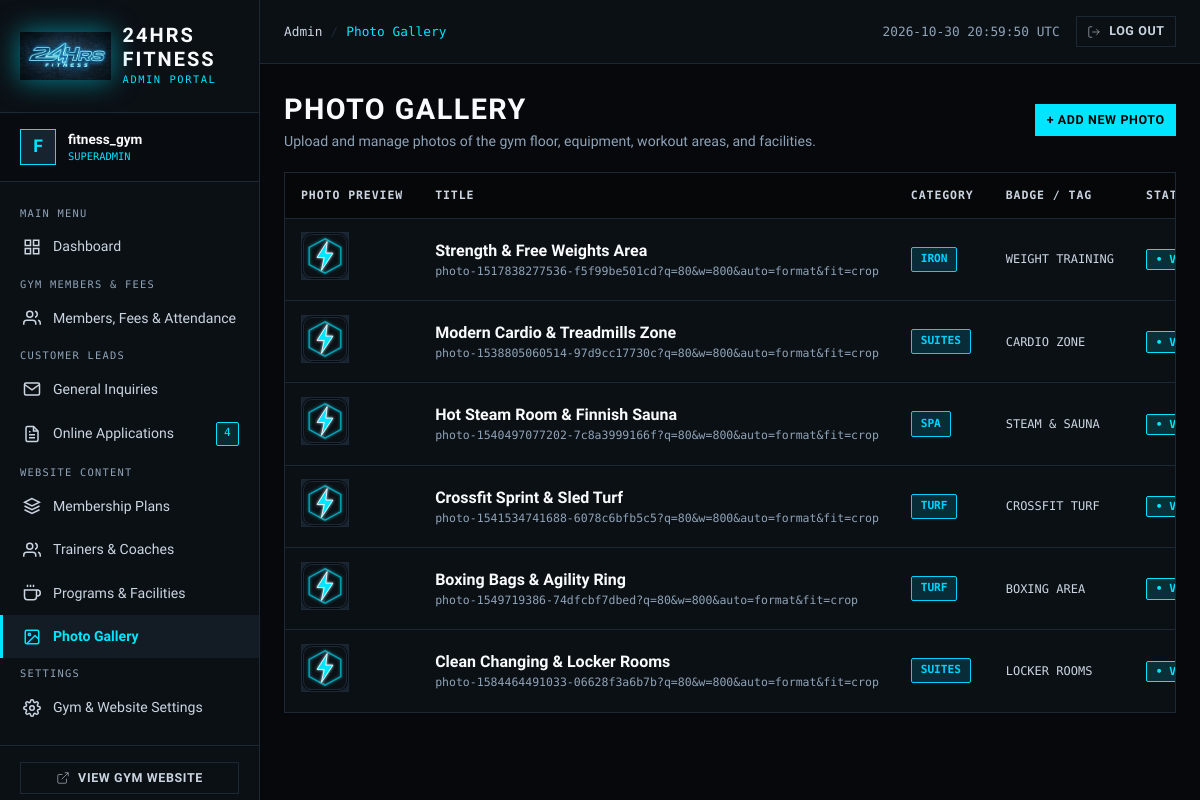
Screenshot of /admin/gallery.php (signed in) with the database file from the repository.
### tables this page shows
CREATE TABLE `gallery_images` (
  `id` int unsigned NOT NULL AUTO_INCREMENT,
  `title` varchar(150) NOT NULL,
  `category` varchar(50) NOT NULL,
  `tag_label` varchar(100) NOT NULL,
  `image_url` varchar(500) NOT NULL,
  `alt_text` varchar(255) NOT NULL,
  `sort_order` int NOT NULL DEFAULT '0',
  `is_active` tinyint(1) NOT NULL DEFAULT '1',
  `created_at` datetime NOT NULL DEFAULT CURRENT_TIMESTAMP,
  PRIMARY KEY (`id`),
  KEY `idx_gallery_category` (`category`),
  KEY `idx_gallery_active` (`is_active`,`sort_order`)
);

### includes/Database.php (called while the page is built, shortened)
<?php
class Database
{
    private static ?PDO $instance = null;
    public static function getConnection(): PDO
    {
        if (self::$instance !== null) {
            return self::$instance;
        }
        $host = (string) Env::get('DB_HOST', '127.0.0.1');
        $port = (int) Env::get('DB_PORT', 3306);
        $dbname = (string) Env::get('DB_NAME', 'fitness_gym');
        $user = (string) Env::get('DB_USER', 'root');
        $pass = (string) Env::get('DB_PASS', '');
        $charset = (string) Env::get('DB_CHARSET', 'utf8mb4');
        $dsn = "mysql:host={$host};port={$port};dbname={$dbname};charset={$charset}";
        $options = [
            PDO::ATTR_ERRMODE            => PDO::ERRMODE_EXCEPTION,
            PDO::ATTR_DEFAULT_FETCH_MODE => PDO::FETCH_ASSOC,
            PDO::ATTR_EMULATE_PREPARES   => false,
            PDO::ATTR_PERSISTENT         => false,
        ];
        if (defined('\Pdo\Mysql::ATTR_INIT_COMMAND')) {
            $options[\Pdo\Mysql::ATTR_INIT_COMMAND] = "SET NAMES {$charset} COLLATE {$charset}_unicode_ci";
        } elseif (defined('PDO::MYSQL_ATTR_INIT_COMMAND')) {
            @$options[PDO::MYSQL_ATTR_INIT_COMMAND] = "SET NAMES {$charset} COLLATE {$charset}_unicode_ci";
        }
        try {
            self::$instance = new PDO($dsn, $user, $pass, $options);
            return self::$instance;
        } catch (PDOException $e) {
            error_log('[DARK MATTER DATABASE ERROR]: ' . $e->getMessage());
            $debug = (bool) Env::get('APP_DEBUG', false);
            if ($debug) {
                throw new RuntimeException("Database Connection Error: " . $e->getMessage());
            }
            throw new RuntimeException("Secure connection to Dark Matter database telemetry is temporarily unavailable. Please retry shortly.");
        }
    }
    public static function fetchAll(string $sql, array $params = []): array
    {
        try {
            $stmt = self::getConnection()->prepare($sql);
            $stmt->execute($params);
            return $stmt->fetchAll();
        } catch (PDOException $e) {
            error_log('[DARK MATTER QUERY ERROR]: ' . $e->getMessage() . " | SQL: {$sql}");
            throw new RuntimeException("Data retrieval failed. Please try again.");
        }
    }
}

### includes/helpers.php (called while the page is built, shortened)
<?php
if (!function_exists('e')) {
    function e(mixed $value): string
    {
        return htmlspecialchars((string) $value, ENT_QUOTES | ENT_SUBSTITUTE, 'UTF-8');
    }
}

### admin/gallery.php (the view, shortened to what this page needs)
<?php
require_once __DIR__ . '/includes/auth.php';
require_once dirname(__DIR__) . '/includes/Database.php';
require_once dirname(__DIR__) . '/includes/Security.php';
require_once dirname(__DIR__) . '/includes/helpers.php';
$action = $_GET['action'] ?? 'list';
$categories = [
    'strength'     => 'Strength & Weights Area',
    'conditioning' => 'Cardio & Crossfit Zone',
    'recovery'     => 'Steam, Sauna & Recovery',
    'combatives'   => 'Boxing & Combat Zone',
    'facility'     => 'Gym Floor & Reception'
];
$imageData = null;
require_once __DIR__ . '/includes/header.php';
?>
<div class="adm-toolbar">
  <div>
    <h1 class="adm-page-title" style="margin-bottom: 0;">PHOTO GALLERY</h1>
    <p class="adm-page-subtitle">Upload and manage photos of the gym floor, equipment, workout areas, and facilities.</p>
  </div>
  <div>
    <?php if ($action === 'list'): ?>
      <a href="gallery.php?action=create" class="adm-btn adm-btn-lime adm-btn-sm">+ Add New Photo</a>
    <?php else: ?>
      <a href="gallery.php" class="adm-btn adm-btn-outline adm-btn-sm">&larr; Back to Gallery</a>
    <?php endif; ?>
  </div>
</div>
<?php if ($action === 'create' || $action === 'edit'): ?>
  <div class="adm-card" style="max-width: 800px;">
    <h3 style="margin-bottom: 1.5rem; font-size: 1.3rem;">
      <?= $action === 'edit' ? 'EDIT PHOTO: ' . e($imageData['title']) : 'UPLOAD NEW GYM PHOTO' ?>
    </h3>
    <form method="POST" action="gallery.php" enctype="multipart/form-data">
      <input type="hidden" name="csrf_token" value="<?= e($csrfToken) ?>">
      <input type="hidden" name="action" value="save">
      <input type="hidden" name="id" value="<?= e($imageData['id'] ?? 0) ?>">
      <div style="display: grid; grid-template-columns: repeat(auto-fit, minmax(280px, 1fr)); gap: 1rem; margin-bottom: 1.25rem;">
        <div>
          <label class="adm-label" for="title">Photo Title *</label>
          <input type="text" id="title" name="title" class="adm-input" required placeholder="e.g. Free Weights & Dumbbell Zone" value="<?= e($imageData['title'] ?? '') ?>">
        </div>
        <div>
          <label class="adm-label" for="category">Category</label>
          <select id="category" name="category" class="adm-select">
            <?php foreach ($categories as $catKey => $catLabel): ?>
              <option value="<?= e($catKey) ?>" <?= ($imageData['category'] ?? '') === $catKey ? 'selected' : '' ?>>
                <?= e($catLabel) ?>
              </option>
            <?php endforeach; ?>
          </select>
        </div>
      </div>
      <div style="display: grid; grid-template-columns: repeat(auto-fit, minmax(280px, 1fr)); gap: 1rem; margin-bottom: 1.25rem;">
        <div>
          <label class="adm-label" for="tag_label">Badge / Tag (Optional)</label>
          <input type="text" id="tag_label" name="tag_label" class="adm-input" placeholder="e.g. Heavy Iron, Cardio Deck" value="<?= e($imageData['tag_label'] ?? '') ?>">
        </div>
        <div>
          <label class="adm-label" for="alt_text">Alt Text (for SEO)</label>
          <input type="text" id="alt_text" name="alt_text" class="adm-input" placeholder="e.g. Modern gym equipment and racks" value="<?= e($imageData['alt_text'] ?? '') ?>">
        </div>
      </div>
      <div style="display: grid; grid-template-columns: repeat(auto-fit, minmax(280px, 1fr)); gap: 1rem; margin-bottom: 1.25rem; background: var(--adm-surface); padding: 1.25rem; border: 1px solid var(--adm-border);">
        <div>
          <label class="adm-label" for="image_file">Upload Photo File (JPEG, PNG, WebP, max 5MB)</label>
          <input type="file" id="image_file" name="image_file" accept="image/jpeg,image/png,image/webp,image/gif" class="adm-input" style="padding: 0.35rem 0.5rem;">
        </div>
        <div>
          <label class="adm-label" for="image_url">OR Existing Image URL</label>
          <input type="text" id="image_url" name="image_url" class="adm-input" placeholder="https://images.unsplash.com/... or assets/images/..." value="<?= e($imageData['image_url'] ?? '') ?>">
          <?php if (!empty($imageData['image_url'])): ?>
            <div style="display: flex; align-items: center; gap: 0.75rem; margin-top: 0.5rem;">
              <img src="<?= (str_starts_with($imageData['image_url'], 'http') ? '' : '../') . e($imageData['image_url']) ?>" alt="Preview" class="adm-thumb adm-thumb-lg">
              <span style="font-size: 0.75rem; color: var(--adm-silver-dim);">Current Photo</span>
            </div>
          <?php endif; ?>
        </div>
      </div>
      <div style="display: grid; grid-template-columns: repeat(auto-fit, minmax(200px, 1fr)); gap: 1rem; margin-bottom: 1.75rem;">
        <div>
          <label class="adm-label" for="sort_order">Display Order</label>
          <input type="number" id="sort_order" name="sort_order" class="adm-input" value="<?= e($imageData['sort_order'] ?? 10) ?>">
        </div>
        <div style="display: flex; align-items: flex-end; padding-bottom: 0.5rem;">
          <label style="display: flex; align-items: center; gap: 0.5rem; cursor: pointer;">
            <input type="checkbox" name="is_active" value="1" <?= (!isset($imageData['is_active']) || !empty($imageData['is_active'])) ? 'checked' : '' ?> style="accent-color: var(--adm-lime); width: 18px; height: 18px;">
            <span style="font-size: 0.88rem; color: var(--adm-white);">Visible on Gym Website</span>
          </label>
        </div>
      </div>
      <div style="display: flex; gap: 1rem;">
        <button type="submit" class="adm-btn adm-btn-lime">Save Photo</button>
        <a href="gallery.php" class="adm-btn adm-btn-outline">Cancel</a>
      </div>
    </form>
  </div>
<?php else: ?>
  <?php
  try {
      $images = Database::fetchAll("SELECT * FROM `gallery_images` ORDER BY `sort_order` ASC, `id` ASC");
  } catch (\Throwable $e) {
      error_log('[GALLERY LIST ERROR]: ' . $e->getMessage());
      $images = [];
  }
  ?>
  <?php if (empty($images)): ?>
    <div class="adm-card">
      <div class="adm-empty">
        <div class="adm-empty-title">No Photos Found</div>
        <div class="adm-empty-text">No gym photos uploaded yet. Add your first photo to display in the website gallery.</div>
        <a href="gallery.php?action=create" class="adm-btn adm-btn-lime">+ Upload First Photo</a>
      </div>
    </div>
  <?php else: ?>
    <div class="adm-table-container">
      <table class="adm-table adm-table-gallery">
        <thead>
          <tr>
            <th>Photo Preview</th>
            <th>Title</th>
            <th>Category</th>
            <th>Badge / Tag</th>
            <th>Status</th>
          </tr>
        </thead>
        <tbody>
          <?php foreach ($images as $img): ?>
            <tr>
              <td>
                <a href="<?= (str_starts_with($img['image_url'], 'http') ? '' : '../') . e($img['image_url']) ?>" target="_blank">
                  <img
                    src="<?= (str_starts_with($img['image_url'], 'http') ? '' : '../') . e($img['image_url']) ?>"
                    alt="<?= e($img['title']) ?>"
                    class="adm-thumb"
                    onerror="this.src='../assets/images/favicon.svg';"
                  >
                </a>
              </td>
              <td>
                <div style="font-weight: 700; font-size: 1rem; font-family: var(--adm-font-heading); color: var(--adm-white);">
                  <?= e($img['title']) ?>
                </div>
                <div style="font-size: 0.72rem; color: var(--adm-silver-dim); font-family: var(--adm-font-mono);">
                  <?= e(basename($img['image_url'])) ?>
                </div>
              </td>
              <td>
                <span class="adm-badge scheduled">
                  <?= e($categories[$img['category']] ?? $img['category']) ?>
                </span>
              </td>
              <td style="font-family: var(--adm-font-mono); font-size: 0.75rem; color: var(--adm-silver);">
                <?= e($img['tag_label']) ?>
              </td>
              <td>
                <form method="POST" action="gallery.php" style="display: inline;">
                  <button type="submit" class="adm-badge <?= $img['is_active'] ? 'active' : 'inactive' ?>" style="cursor: pointer; border-style: solid;" title="Click to toggle visibility">
                    <?= $img['is_active'] ? '&bull; VISIBLE' : '&bull; HIDDEN' ?>
                  </button>
                </form>
              </td>
            </tr>
          <?php endforeach; ?>
        </tbody>
      </table>
    </div>
  <?php endif; ?>
<?php endif; ?>
<?php require_once __DIR__ . '/includes/footer.php'; ?>

### css/admin.css (style rules this page uses)
:root { --adm-bg: #06080B; --adm-surface: #0B1015; --adm-surface-2: #131B24; --adm-surface-3: #182330; --adm-lime: #00E5FF; --adm-cyan: #00E5FF; --adm-lime-glow: rgba(0, 229, 255, 0.35); --adm-lime-dim: rgba(0, 229, 255, 0.12); --adm-silver: #CBD5E1; --adm-silver-dim: #8FA3B8; --adm-white: #F8FAFC; --adm-border: #1C2836; --adm-border-hover: rgba(0, 229, 255, 0.45); --adm-danger: #FF4757; --adm-danger-dim: rgba(255, 71, 87, 0.15); --adm-warning: #FFA502; --adm-warning-dim: rgba(255, 165, 2, 0.15); --adm-success: #00E5FF; --adm-success-dim: rgba(0, 229, 255, 0.15); --adm-info: #00D2FF; --adm-info-dim: rgba(0, 210, 255, 0.15); --adm-font-heading: 'Barlow Condensed', sans-serif; --adm-font-body: 'Plus Jakarta Sans', sans-serif; --adm-font-mono: 'Space Mono', monospace; --adm-sidebar-width: 260px; }
*, *::before, *::after { box-sizing: border-box; }
body.admin-body { margin: 0; padding: 0; background-color: var(--adm-bg); color: var(--adm-white); font-family: var(--adm-font-body); font-size: 14px; line-height: 1.5; -webkit-font-smoothing: antialiased; }
h1, h2, h3, h4, h5, h6, .adm-heading { font-family: var(--adm-font-heading); text-transform: uppercase; letter-spacing: 0.05em; font-weight: 700; margin: 0 0 0.5rem 0; color: var(--adm-white); }
a { color: var(--adm-lime); text-decoration: none; transition: color 0.2s ease; }
.adm-toolbar { display: flex; flex-wrap: wrap; align-items: center; justify-content: space-between; gap: 1rem; margin-bottom: 1.25rem; }
.adm-page-title { font-size: 1.8rem; font-weight: 800; margin: 0 0 0.25rem 0; display: flex; align-items: center; gap: 0.75rem; }
.adm-page-subtitle { color: var(--adm-silver-dim); font-size: 0.88rem; margin: 0; }
.adm-btn { display: inline-flex; align-items: center; justify-content: center; gap: 0.5rem; font-family: var(--adm-font-heading); font-weight: 700; text-transform: uppercase; letter-spacing: 0.05em; font-size: 0.92rem; padding: 0.6rem 1.1rem; border: 1px solid transparent; cursor: pointer; transition: all 0.2s ease; text-decoration: none; white-space: nowrap; }
.adm-btn-lime { background-color: var(--adm-lime); color: #000; border-color: var(--adm-lime); }
.adm-btn-sm { padding: 0.35rem 0.65rem; font-size: 0.78rem; }
.adm-table-container, .adm-table-responsive { width: 100%; max-width: 100%; background-color: var(--adm-surface); border: 1px solid var(--adm-border); overflow-x: auto !important; overflow-y: hidden; -webkit-overflow-scrolling: touch; margin-bottom: 1.25rem; position: relative; scrollbar-width: thin; scrollbar-color: var(--adm-lime) var(--adm-surface-2); }
.adm-table { width: 100%; min-width: 950px; border-collapse: collapse; text-align: left; font-size: 0.88rem; }
.adm-table th { background-color: rgba(0, 0, 0, 0.55); color: var(--adm-silver); font-family: var(--adm-font-mono); font-size: 0.72rem; text-transform: uppercase; letter-spacing: 0.08em; padding: 0.85rem 1rem; border-bottom: 1px solid var(--adm-border); white-space: nowrap; }
.adm-table td { padding: 0.85rem 1rem; border-bottom: 1px solid var(--adm-border); color: var(--adm-white); vertical-align: middle; white-space: nowrap; }
.adm-table tr:last-child td { border-bottom: none; }
.adm-table-gallery { min-width: 980px; }
.adm-badge { display: inline-flex; align-items: center; gap: 0.35rem; padding: 0.2rem 0.55rem; font-family: var(--adm-font-mono); font-size: 0.7rem; font-weight: 700; text-transform: uppercase; border-radius: 2px; white-space: nowrap; }
.adm-badge.active, .adm-badge.verified, .adm-badge.completed { background-color: var(--adm-success-dim); color: var(--adm-success); border: 1px solid var(--adm-success); }
.adm-badge.scheduled { background-color: var(--adm-info-dim); color: var(--adm-info); border: 1px solid var(--adm-info); }
.adm-thumb { width: 48px; height: 48px; object-fit: cover; border: 1px solid var(--adm-border); background-color: var(--adm-surface-3); }

### rows the page displays
gallery_images: title "Strength & Free Weights Area", image_url "photo-1517838277536-f5f99be501cd?q=80&w=800&auto=format&fit=crop", category "IRON", tag_label "WEIGHT TRAINING"
gallery_images: title "Modern Cardio & Treadmills Zone", image_url "photo-1538805060514-97d9cc17730c?q=80&w=800&auto=format&fit=crop", category "SUITES", tag_label "CARDIO ZONE"
gallery_images: title "Hot Steam Room & Finnish Sauna", image_url "photo-1540497077202-7c8a3999166f?q=80&w=800&auto=format&fit=crop", category "SPA", tag_label "STEAM & SAUNA"
gallery_images: title "Crossfit Sprint & Sled Turf", image_url "photo-1541534741688-6078c6bfb5c5?q=80&w=800&auto=format&fit=crop", category "TURF", tag_label "CROSSFIT TURF"
gallery_images: title "Boxing Bags & Agility Ring", image_url "photo-1549719386-74dfcbf7dbed?q=80&w=800&auto=format&fit=crop", category "TURF", tag_label "BOXING AREA"
gallery_images: title "Clean Changing & Locker Rooms", image_url "photo-1584464491033-06628f3a6b7b?q=80&w=800&auto=format&fit=crop", category "SUITES", tag_label "LOCKER ROOMS"

### other values shown
substr($currentUser['username'] ?? 'A', 0, 1) "F"
$currentUser['username'] "fitness_gym"
$currentUser['role'] "SUPERADMIN"
$pendingApplicationsCount "4"
$pageTitle "Photo Gallery"
